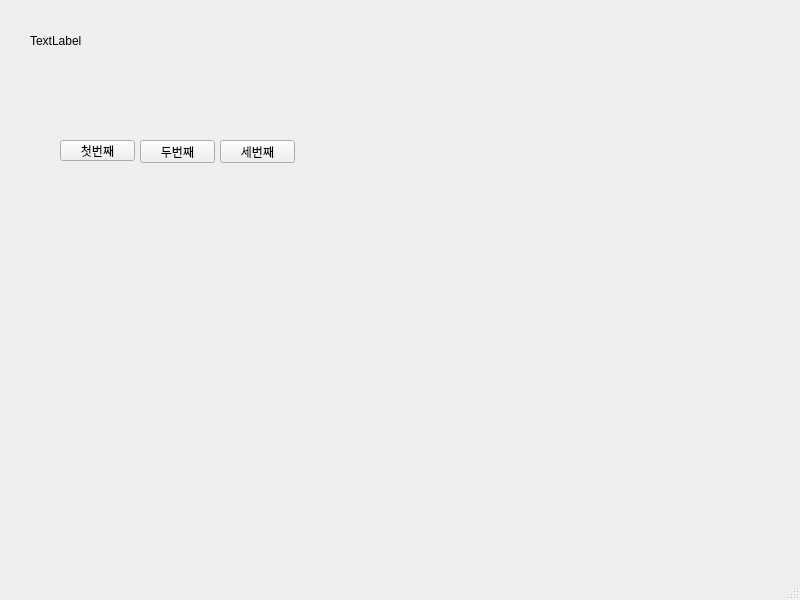
<?xml version="1.0" encoding="UTF-8"?>
<ui version="4.0">
 <class>MainWindow</class>
 <widget class="QMainWindow" name="MainWindow">
  <property name="geometry">
   <rect>
    <x>0</x>
    <y>0</y>
    <width>800</width>
    <height>600</height>
   </rect>
  </property>
  <property name="windowTitle">
   <string>MainWindow</string>
  </property>
  <widget class="QWidget" name="centralwidget">
   <widget class="QLabel" name="label">
    <property name="geometry">
     <rect>
      <x>30</x>
      <y>10</y>
      <width>171</width>
      <height>61</height>
     </rect>
    </property>
    <property name="text">
     <string>TextLabel</string>
    </property>
   </widget>
   <widget class="QPushButton" name="pushButton">
    <property name="geometry">
     <rect>
      <x>60</x>
      <y>140</y>
      <width>75</width>
      <height>21</height>
     </rect>
    </property>
    <property name="text">
     <string>첫번째</string>
    </property>
   </widget>
   <widget class="QPushButton" name="pushButton_2">
    <property name="geometry">
     <rect>
      <x>140</x>
      <y>140</y>
      <width>75</width>
      <height>23</height>
     </rect>
    </property>
    <property name="text">
     <string>두번째</string>
    </property>
   </widget>
   <widget class="QPushButton" name="pushButton_3">
    <property name="geometry">
     <rect>
      <x>220</x>
      <y>140</y>
      <width>75</width>
      <height>23</height>
     </rect>
    </property>
    <property name="text">
     <string>세번째</string>
    </property>
   </widget>
  </widget>
  <widget class="QMenuBar" name="menubar">
   <property name="geometry">
    <rect>
     <x>0</x>
     <y>0</y>
     <width>800</width>
     <height>21</height>
    </rect>
   </property>
  </widget>
  <widget class="QStatusBar" name="statusbar"/>
 </widget>
 <resources/>
 <connections>
  <connection>
   <sender>pushButton</sender>
   <signal>clicked()</signal>
   <receiver>MainWindow</receiver>
   <slot>firstClick()</slot>
   <hints>
    <hint type="sourcelabel">
     <x>92</x>
     <y>174</y>
    </hint>
    <hint type="destinationlabel">
     <x>105</x>
     <y>277</y>
    </hint>
   </hints>
  </connection>
  <connection>
   <sender>pushButton_3</sender>
   <signal>clicked()</signal>
   <receiver>MainWindow</receiver>
   <slot>thirdClick()</slot>
   <hints>
    <hint type="sourcelabel">
     <x>260</x>
     <y>178</y>
    </hint>
    <hint type="destinationlabel">
     <x>266</x>
     <y>275</y>
    </hint>
   </hints>
  </connection>
  <connection>
   <sender>pushButton_2</sender>
   <signal>clicked()</signal>
   <receiver>MainWindow</receiver>
   <slot>SecondClick()</slot>
   <hints>
    <hint type="sourcelabel">
     <x>173</x>
     <y>180</y>
    </hint>
    <hint type="destinationlabel">
     <x>206</x>
     <y>273</y>
    </hint>
   </hints>
  </connection>
 </connections>
 <slots>
  <slot>firstClick()</slot>
  <slot>thirdClick()</slot>
  <slot>SecondClick()</slot>
 </slots>
</ui>
